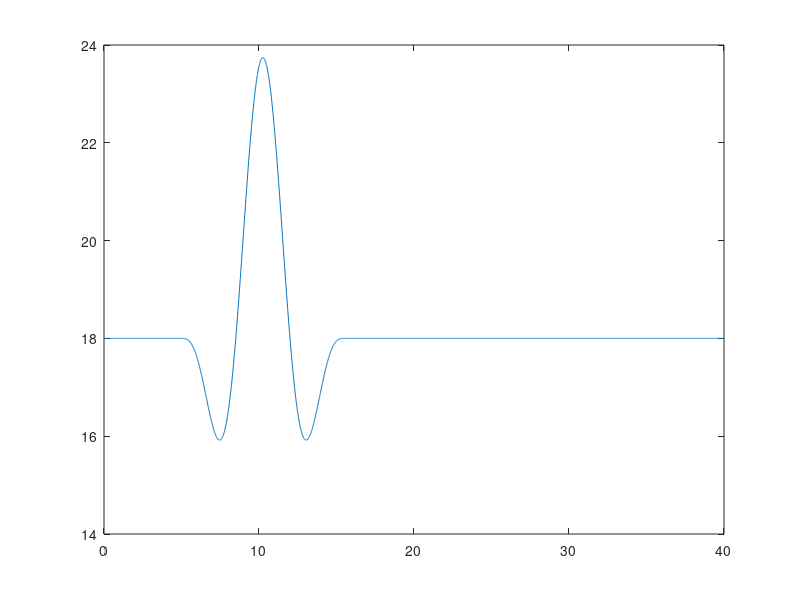

Write MATLAB code to recreate this figure. (Note: this script raises an error after producing the figure.)
clear all;
close all;
clc;

%%
FileName = 'EOG_URef_18';

%% Preprocessing
% time
T           = 40;                   % [s]   simulation length
dt          = 1/80;               	% [s]   simulation time step

% wind
V_hub       = 18;                   % [m/s] mean wind speed at hub height 
T_gust      = 10.5;                 % [s]   length of EOG
t_start     = 05;                   % [s]   time when EOG should start
V_ref       = 50;                   % [m/s] reference wind speed average over 10 min
I_ref       = 0.16;                 % [-]   expected value of the turbulence intensity at 15 m/s
D           = 126;                  % [m]   rotor diameter

% calculation of wind signals
t           = 0:dt:T-dt;

% Longitudinal scale parameter at hub height (assuming hub height >60 m)
lambda1     = 42;

% Extreme Operational Gust (EOG) definition
sigma1      = I_ref * (0.75*V_hub + 5.6);
V_e50     	= 1.4*V_ref;
V_e1      	= 0.8*V_e50;
V_gust      = min([1.35*(V_e1-V_hub), 3.3*(sigma1/(1+0.1*D/lambda1))]);

% EOG wind speed vector
u           = zeros(1, length(t));
for iTimeStep = 1:length(t)
    if (t(iTimeStep) >= t_start) && (t(iTimeStep) <= t_start+T_gust)
        t_EOG           = t(iTimeStep) - t_start;
        u(iTimeStep)    = V_hub-0.37*V_gust*sin(3*pi*t_EOG/T_gust)*(1-cos(2*pi*t_EOG/T_gust));
    else
        u(iTimeStep)    = V_hub;
    end
end


figure()
plot(t,u)


% Some variables required in the Type 4 wind: Bladed style
HubHeight   = 90;
dy          = 64;
dz          = 64;
Ny          = 3;
Nz          = 3;
URef        = V_hub;
zOffset     = HubHeight;
z0          = 0.1;          % the rougthness length, not really used


SummVars(1) = HubHeight;    % HubHeight
SummVars(3) = URef;

velocity    = zeros(max(size(t)),3,Ny,Nz);
% prepare to write out
for iy = 1:Ny
    for iz = 1:Nz
        velocity(:,1,iy,iz) = u;
    end
end

% here we use std u for v and w components, to avoid dividing by zero
SummVars(4) = std(squeeze(velocity(:,1,1,1)))/URef*100;
SummVars(5) = std(squeeze(velocity(:,1,1,1)))/URef*100;
SummVars(6) = std(squeeze(velocity(:,1,1,1)))/URef*100;

disp('Exporting rotor plane wind field as ".wnd" binary files...')
% write the .wnd
WriteBLgrid([FileName '.wnd'], velocity, dy, dz, dt, zOffset, z0, SummVars)

% Now write a sum file
fileID    = fopen([FileName '.sum'],'w');
fprintf(fileID,'This summary file is not complete it only contains required information for the OpenFAST');
fprintf(fileID,'\n');
fprintf(fileID,'F        Clockwise rotation when looking downwind?\n');
fprintf(fileID,[num2str(SummVars(1)) '  Hub height [m] \n']);
fprintf(fileID,['UBar   =  ' num2str(SummVars(3)) ' m/s \n']);
fprintf(fileID,['TI(u)  =  ' num2str(SummVars(4)) ' %%\n']);
fprintf(fileID,['TI(v)  =  ' num2str(SummVars(5)) ' %%\n']);
fprintf(fileID,['TI(w)  =  ' num2str(SummVars(6)) ' %%\n']);
fprintf(fileID,['Height Offset =  ' num2str(0) ' m\n']);
fprintf(fileID,'Creating a PERIODIC output file.');
fclose(fileID);

